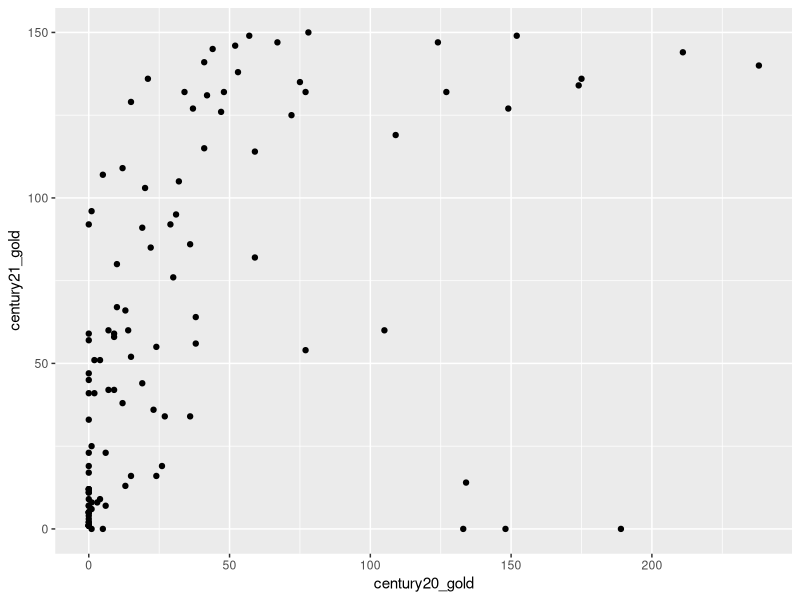

Recreate this plot in R.
## ---- chunk 1
library(tidyverse)
library(purrr)
## ---- chunk 2
IMO_data <- read_csv("data-raw/individual_results_df.csv")
## ---- chunk 3
IMO_alltime_gold <- IMO_data %>% 
  mutate(award = substring(award, 1, 4),
         name_lenth = str_length(country)) %>% 
  filter(award == "Gold" | award == "Bron" | award == "Silv") %>% 
  filter(name_lenth > 3) %>% 
  mutate(award = case_when(award == "Gold" ~ "Gold",
                           award == "Silv" ~ "Silver",
                           award == "Bron" ~ "Bronze")) %>% 
  select(year, country, award) %>% 
  group_by(country) %>% 
  summarise(alltime_gold = n(), .groups = "drop") %>% 
  arrange(desc(alltime_gold))
## ---- chunk 4
IMO_21stcentury_gold <- IMO_data %>% 
  filter(year >= 2000) %>% 
  mutate(award = substring(award, 1, 4),
         name_lenth = str_length(country)) %>% 
  filter(award == "Gold" | award == "Bron" | award == "Silv") %>% 
  filter(name_lenth > 3) %>% 
  mutate(award = case_when(award == "Gold" ~ "Gold",
                           award == "Silv" ~ "Silver",
                           award == "Bron" ~ "Bronze")) %>% 
  select(year, country, award) %>% 
  group_by(country) %>% 
  summarise(century21_gold = n()) %>% 
  arrange(desc(century21_gold))
## ---- chunk 5
IMO_20thcentury_gold <- IMO_data %>% 
  filter(year < 2000) %>% 
  mutate(award = substring(award, 1, 4),
         name_lenth = str_length(country)) %>% 
  filter(award == "Gold" | award == "Bron" | award == "Silv") %>% 
  filter(name_lenth > 3) %>% 
  mutate(award = case_when(award == "Gold" ~ "Gold",
                           award == "Silv" ~ "Silver",
                           award == "Bron" ~ "Bronze")) %>% 
  select(year, country, award) %>% 
  group_by(country) %>% 
  summarise(century20_gold = n()) %>% 
  arrange(desc(century20_gold))
## ---- chunk 6
IMO_gold_counts <- IMO_alltime_gold %>% 
  full_join(IMO_20thcentury_gold, by = "country") %>% 
  full_join(IMO_21stcentury_gold, by = "country") %>% 
  mutate_if(is.integer, ~replace(., is.na(.), 0))
## ---- chunk 7
IMO_gold_counts %>% 
  ggplot(aes(x = century20_gold, y = century21_gold)) +
  geom_point()
